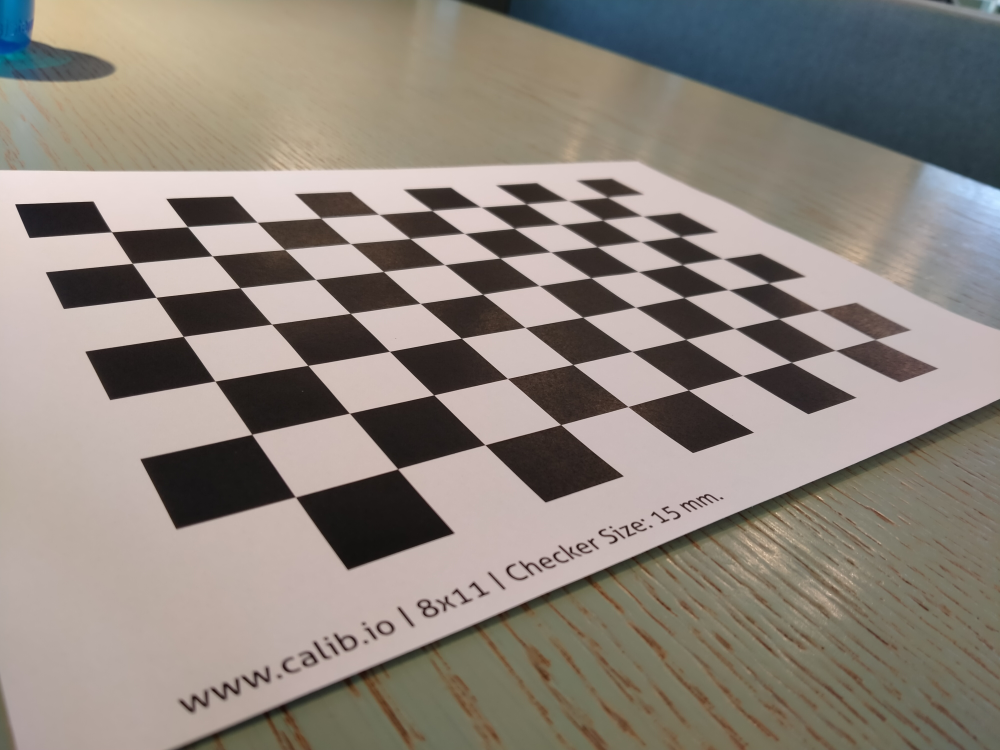
#> input picture checkerboards/c00.jpg, 4000 x 3000 px, found by its file name (shown at 1/4 size); its folder holds only this picture in this run
$ jupyter execute --allow-errors Week5.ipynb
#> lines starting #> are read from the running program, lines starting #| are printed output that depends on the picture
[cell 1]
import numpy as np
import math
import scipy.optimize as coolNonLinOptimizer
import cv2
import matplotlib.pyplot as plt

[cell 2]
# Setup

R1 = np.identity(3)
R2 = np.identity(3)
t1 = np.array([0,0,1]).T
t2 = np.array([0,0,20]).T
K1 = np.array([[700,0,600],
              [0,700,400],
              [0,0,1]])
K2 = np.array([[700,0,600],
              [0,700,400],
              [0,0,1]])

Q = np.array([[1,1,0]])
Q_h = np.vstack([Q.T,1])
print(Q_h)

[cell 3]
# Exercise 5.1
intri1 = np.vstack([R1,t1]).T
print(intri1)
P1 = K1@(np.vstack([R1,t1]).T)
P2 = K2@(np.vstack([R2,t2]).T)
q1_h = P1@Q_h
q2_h = P2@Q_h
q1 = q1_h[:-1]/q1_h[-1]
q2 = q2_h[:-1]/q2_h[-1]
print('q1',q1)
print('q2',q2)

[cell 4]
#Triangulate function
'''
Takes in non homogeneous coordinates
'''

def triangulate(points,projection):
    Qs = np.zeros([3,points[0].shape[1]])
    for i in range(points.shape[2]):
        #point_h = points[0][:,i]
        #point = point_h[:-1] / point_h[-1]
        point = points[0,:,i]
        B = projection[0][2,:] * point[0] - projection[0][0,:]
        B = np.vstack([B, projection[0][2,:] * point[1] - projection[0][1,:]])
        for j in range(1,points.shape[0]):
            #point_h = points[j]
            #point = point_h[:-1] / point_h[-1]
            point = points[j,:,i]
            B = np.vstack([B, projection[j][2,:] * point[0] - projection[j][0,:]])
            B = np.vstack([B, projection[j][2,:] * point[1] - projection[j][1,:]])
        _,_,VT = np.linalg.svd(B)
        Q = VT[-1,:]
        Q.reshape(4,1)
        Q = Q[:-1] / Q[-1]
        Qs[:,i] = Q
    return Qs


# [13 lines left out: function triangulate_points, not called in this run]

[cell 5]
#Exercise 5.2
q1_tilt = q1 + np.array([[1,-1]]).T
q2_tilt = q2 + np.array([[1,-1]]).T
q1_tilt_h = np.vstack([q1_tilt,1])
q2_tilt_h = np.vstack([q2_tilt,1])
Q_tilt = triangulate(np.array([q1_tilt,q2_tilt]),[P1,P2])
print('Q_tilt',Q_tilt)
Q_tilt_h = np.hstack([Q_tilt[:,0].T,1])
q1_re_h = P1@Q_tilt_h
q2_re_h = P2@Q_tilt_h
q1_re = q1_re_h[:-1]/q1_re_h[-1]
q2_re = q2_re_h[:-1]/q2_re_h[-1]
print('q1_re',q1_re)
print('q2_re',q2_re)

[cell 6]
# Exercse 5.3
def triangulate_nonlin(qs,Ps):
    Q0 = triangulate(qs,Ps)
    Q0 = Q0.reshape(3)
    def compute_residuals(Q):
        Q_h = np.hstack([Q,1])
        Q_h = np.reshape(Q_h,(4,1))
        n = qs.shape[0]
        residuals = np.zeros(shape=(2*n,))
        for i in range(n):
            q_est_h = Ps[i]@Q_h
            q_est = q_est_h[:-1]/q_est_h[-1]
            r = q_est[:,0] - qs[i,:,0]
            residuals[2*i] = r[0]
            residuals[2*i+1] = r[1]
        return residuals
    Q = coolNonLinOptimizer.least_squares(compute_residuals, Q0)["x"]

    return np.array([Q]).T

[cell 7]
# Exercise 5.4
Q_tilt_non = triangulate_nonlin(np.array([q1_tilt,q2_tilt]),[P1,P2])
print(Q_tilt_non)

[cell 8]
# Exercise 5.6 - Stolen from Henrik

def get_rgb(path):
    bgr_img = cv2.imread(path)
#> bgr_img is the input picture: shape (3000, 4000, 3); mean B, G, R 124.7, 132.8, 141.6
    b,g,r = cv2.split(bgr_img)       # get b,g,r
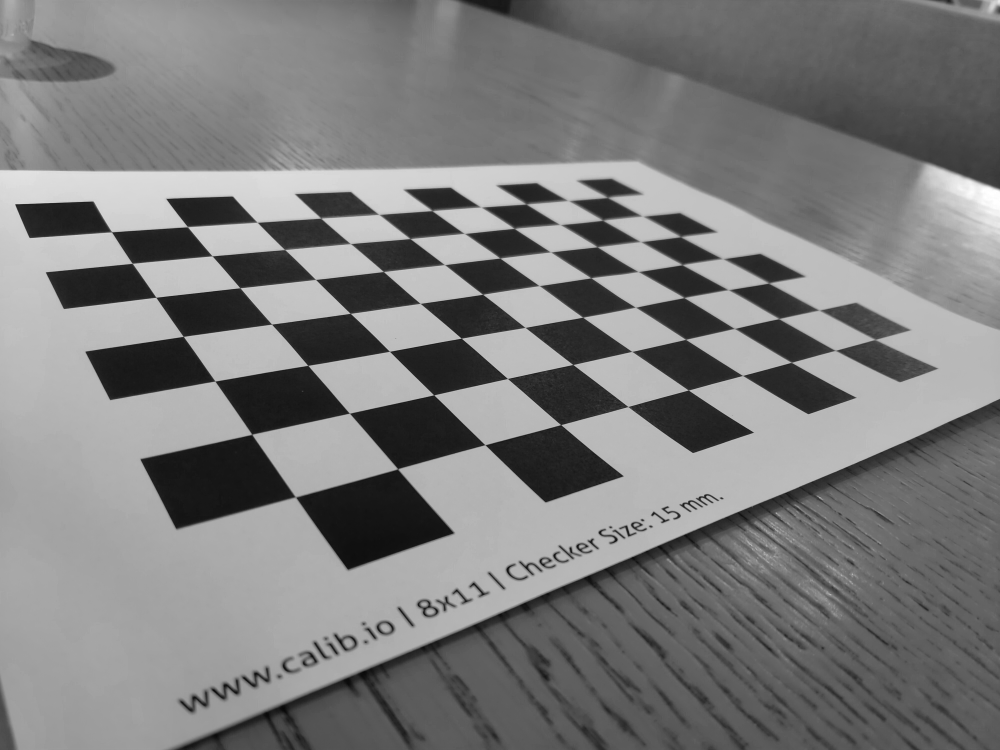
#> b: shape (3000, 4000) (shown at 1/4 size); min 0, max 255, mean 124.7
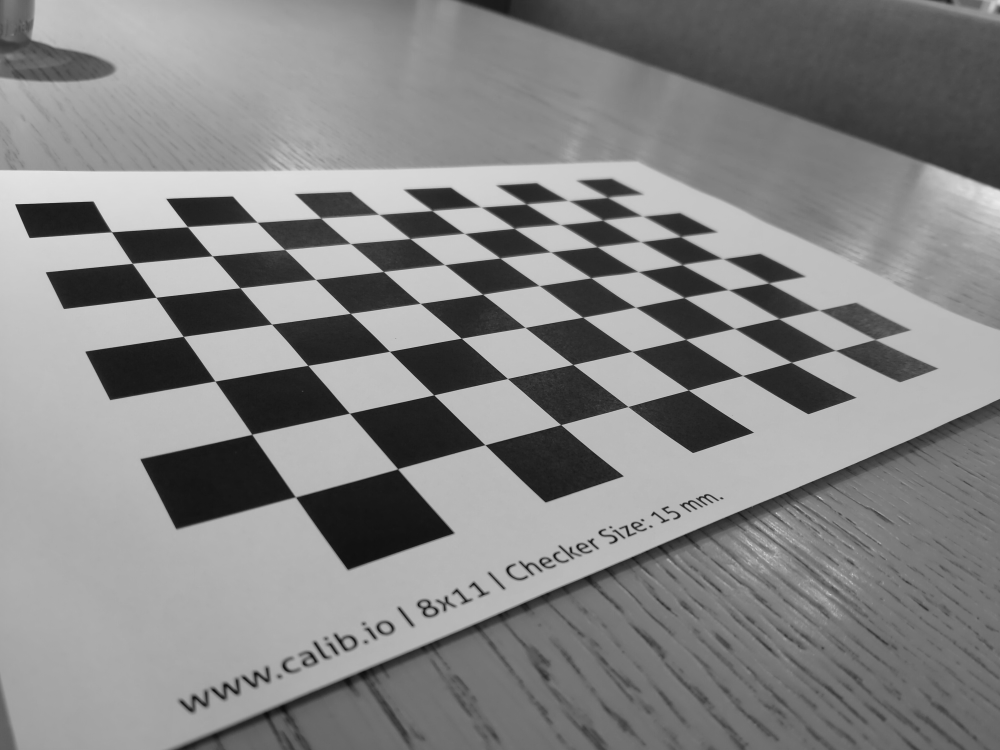
#> g: shape (3000, 4000) (shown at 1/4 size); min 7, max 237, mean 132.8
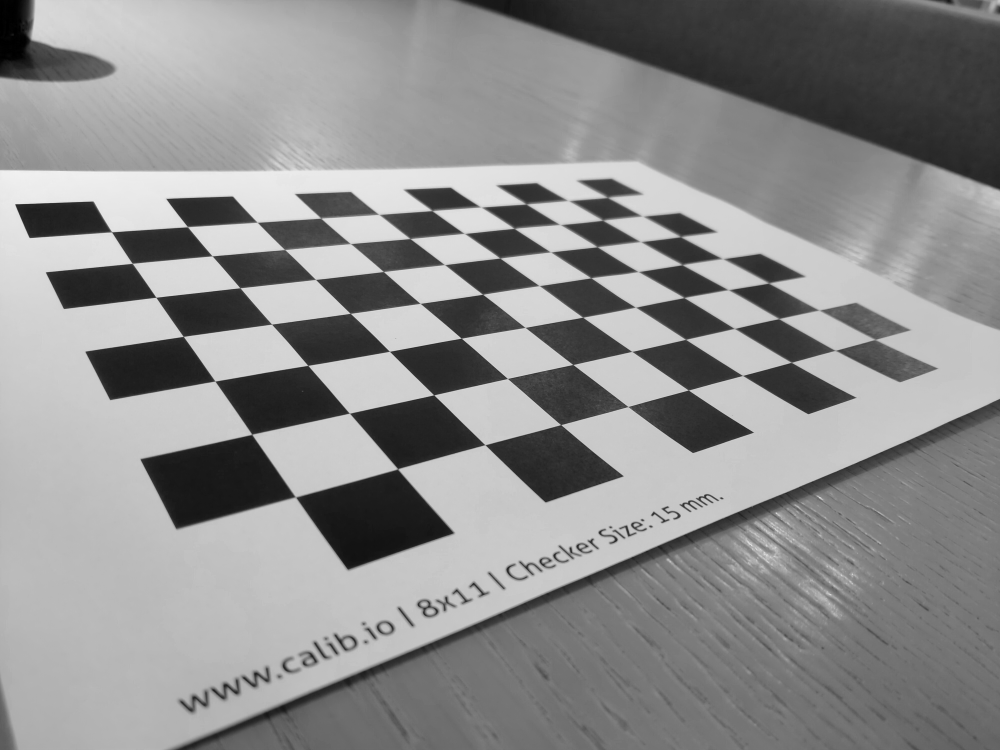
#> r: shape (3000, 4000) (shown at 1/4 size); min 0, max 248, mean 141.6
    image = cv2.merge([r,g,b])
#> `image = cv2.resize(image, (600, 400))`:
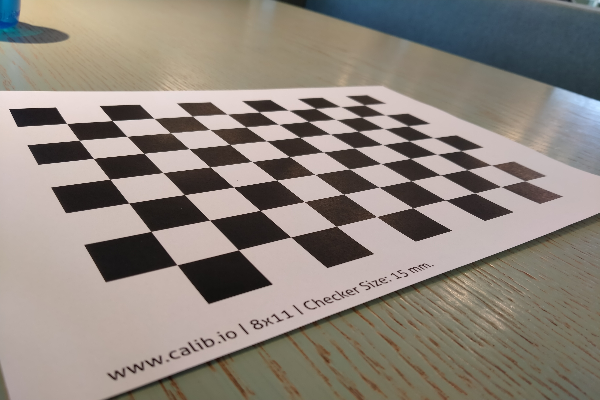
#> image: shape (400, 600, 3); mean R, G, B 141.6, 132.8, 124.7
    return image


images = []
#> (the rest of this cell did not finish here and is left out)

[cell 9]
# Exercise 5.7

def checkerboard_points(n,m):
#> called with n = 10, m = 7
    Q = np.zeros((3,n*m))
    for i in range(n):
        for j in range(m):
            Q[:,i*m+j] = np.array([i-((n-1)/2),j-((m-1)/2),0])
    return Q

[cell 10]
# [40 lines left out: functions CrossOp, normalize2d, hest, get_b_new, get_b, not called in this run]

def estimateHomographies(Q_omega,qs):
    Q_omega_mz = Q_omega[:-1]
    Qh_omega = np.vstack([Q_omega_mz, np.ones((1,len(Q_omega_mz.T)))])
    Hs = []
    for q in qs:
        qh = np.vstack([q,np.ones((1,len(q.T)))])
        Hs.append(hest(qh,Qh_omega))
    return Hs


def estimate_b(Hs):
    V = make_Vrow(Hs[0])
    for i in range(1,len(Hs)):
        V = np.vstack([V,make_Vrow(Hs[i])])
    U,S,VT = np.linalg.svd(V)
    b = VT[-1]
    return b


# [9 lines left out: function make_Vrow, not called in this run]


def estimateIntrinsics(Hs):
    b = estimate_b(Hs)
    v0 = (b[1]*b[3]-b[0]*b[4])/(b[0]*b[2]-b[1]**2)
    lamb = b[5]-((b[3]**2+v0*(b[1]*b[3]-b[0]*b[4]))/b[0])
    alpha = math.sqrt(lamb/b[0])
    beta = math.sqrt((lamb*b[0])/(b[0]*b[2]-b[1]**2))
    gamma = -b[1]*alpha**2*beta/lamb
    u0 = gamma*v0/beta - b[3]*alpha**2/lamb
    K = np.array([[alpha,gamma,u0],
                  [0,beta,v0],
                  [0,0,1]])
    return K

# [15 lines left out: function estimateExtrinsics, not called in this run]


def calibratecamera(qs,Q):
    Hs = estimateHomographies(Q,qs)
    K = estimateIntrinsics(Hs)
    Rs, ts = estimateExtrinsics(K,Hs)
    return K, Rs, ts

[cell 11]
qs = []
#> (the rest of this cell did not finish here and is left out)

[cell 12]
checker_points = checkerboard_points(10,7)

#> (the rest of this cell did not finish here and is left out)

[cell 13]
plt.scatter(checker_points[0,:], checker_points[1,:])
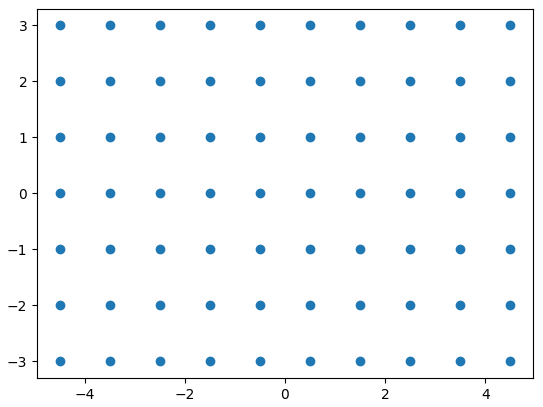
#> figure drawn by matplotlib, 1 panel
